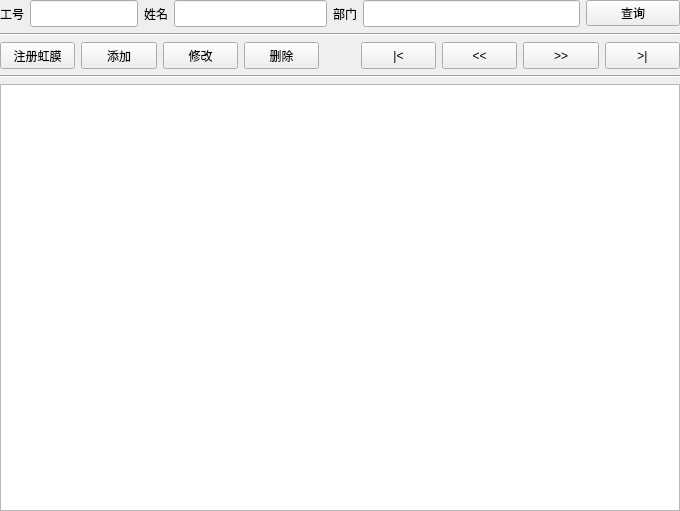
<?xml version="1.0" encoding="UTF-8"?>
<ui version="4.0">
 <class>MngPerson</class>
 <widget class="QWidget" name="MngPerson">
  <property name="geometry">
   <rect>
    <x>0</x>
    <y>0</y>
    <width>680</width>
    <height>511</height>
   </rect>
  </property>
  <property name="windowTitle">
   <string>Form</string>
  </property>
  <layout class="QGridLayout" name="gridLayout">
   <property name="margin">
    <number>0</number>
   </property>
   <item row="0" column="0">
    <layout class="QHBoxLayout" name="horizontalLayout_4">
     <item>
      <layout class="QHBoxLayout" name="horizontalLayout">
       <item>
        <widget class="QLabel" name="labWorkID">
         <property name="text">
          <string>工号</string>
         </property>
        </widget>
       </item>
       <item>
        <widget class="QLineEdit" name="txtPID">
         <property name="sizePolicy">
          <sizepolicy hsizetype="Preferred" vsizetype="Fixed">
           <horstretch>0</horstretch>
           <verstretch>0</verstretch>
          </sizepolicy>
         </property>
         <property name="minimumSize">
          <size>
           <width>37</width>
           <height>27</height>
          </size>
         </property>
        </widget>
       </item>
      </layout>
     </item>
     <item>
      <layout class="QHBoxLayout" name="horizontalLayout_2">
       <item>
        <widget class="QLabel" name="labName">
         <property name="text">
          <string>姓名</string>
         </property>
        </widget>
       </item>
       <item>
        <widget class="QLineEdit" name="txtName">
         <property name="sizePolicy">
          <sizepolicy hsizetype="Preferred" vsizetype="Fixed">
           <horstretch>0</horstretch>
           <verstretch>0</verstretch>
          </sizepolicy>
         </property>
         <property name="minimumSize">
          <size>
           <width>153</width>
           <height>27</height>
          </size>
         </property>
        </widget>
       </item>
      </layout>
     </item>
     <item>
      <layout class="QHBoxLayout" name="horizontalLayout_3">
       <item>
        <widget class="QLabel" name="labDept">
         <property name="text">
          <string>部门</string>
         </property>
        </widget>
       </item>
       <item>
        <widget class="QLineEdit" name="txtDepart">
         <property name="sizePolicy">
          <sizepolicy hsizetype="Preferred" vsizetype="Fixed">
           <horstretch>0</horstretch>
           <verstretch>0</verstretch>
          </sizepolicy>
         </property>
         <property name="minimumSize">
          <size>
           <width>217</width>
           <height>27</height>
          </size>
         </property>
        </widget>
       </item>
      </layout>
     </item>
     <item>
      <widget class="QPushButton" name="btnSearch">
       <property name="sizePolicy">
        <sizepolicy hsizetype="Preferred" vsizetype="Fixed">
         <horstretch>0</horstretch>
         <verstretch>0</verstretch>
        </sizepolicy>
       </property>
       <property name="text">
        <string>查询</string>
       </property>
      </widget>
     </item>
    </layout>
   </item>
   <item row="1" column="0">
    <widget class="Line" name="line">
     <property name="orientation">
      <enum>Qt::Horizontal</enum>
     </property>
    </widget>
   </item>
   <item row="2" column="0">
    <layout class="QHBoxLayout" name="horizontalLayout_5">
     <item>
      <widget class="QPushButton" name="btnEnrollIris">
       <property name="minimumSize">
        <size>
         <width>72</width>
         <height>27</height>
        </size>
       </property>
       <property name="text">
        <string>注册虹膜</string>
       </property>
      </widget>
     </item>
     <item>
      <widget class="QPushButton" name="btnAdd">
       <property name="minimumSize">
        <size>
         <width>72</width>
         <height>27</height>
        </size>
       </property>
       <property name="text">
        <string>添加</string>
       </property>
      </widget>
     </item>
     <item>
      <widget class="QPushButton" name="btnEdit">
       <property name="minimumSize">
        <size>
         <width>72</width>
         <height>27</height>
        </size>
       </property>
       <property name="text">
        <string>修改</string>
       </property>
      </widget>
     </item>
     <item>
      <widget class="QPushButton" name="btnDelete">
       <property name="minimumSize">
        <size>
         <width>72</width>
         <height>27</height>
        </size>
       </property>
       <property name="text">
        <string>删除</string>
       </property>
      </widget>
     </item>
     <item>
      <spacer name="horizontalSpacer">
       <property name="orientation">
        <enum>Qt::Horizontal</enum>
       </property>
       <property name="sizeHint" stdset="0">
        <size>
         <width>40</width>
         <height>20</height>
        </size>
       </property>
      </spacer>
     </item>
     <item>
      <widget class="QPushButton" name="btnFirstPage">
       <property name="sizePolicy">
        <sizepolicy hsizetype="Preferred" vsizetype="Fixed">
         <horstretch>0</horstretch>
         <verstretch>0</verstretch>
        </sizepolicy>
       </property>
       <property name="minimumSize">
        <size>
         <width>72</width>
         <height>27</height>
        </size>
       </property>
       <property name="text">
        <string>|&lt;</string>
       </property>
      </widget>
     </item>
     <item>
      <widget class="QPushButton" name="btnPreviousPage">
       <property name="sizePolicy">
        <sizepolicy hsizetype="Preferred" vsizetype="Fixed">
         <horstretch>0</horstretch>
         <verstretch>0</verstretch>
        </sizepolicy>
       </property>
       <property name="minimumSize">
        <size>
         <width>72</width>
         <height>27</height>
        </size>
       </property>
       <property name="text">
        <string>&lt;&lt;</string>
       </property>
      </widget>
     </item>
     <item>
      <widget class="QPushButton" name="btnNextPage">
       <property name="sizePolicy">
        <sizepolicy hsizetype="Preferred" vsizetype="Fixed">
         <horstretch>0</horstretch>
         <verstretch>0</verstretch>
        </sizepolicy>
       </property>
       <property name="minimumSize">
        <size>
         <width>72</width>
         <height>27</height>
        </size>
       </property>
       <property name="text">
        <string>&gt;&gt;</string>
       </property>
      </widget>
     </item>
     <item>
      <widget class="QPushButton" name="btnLastPage">
       <property name="sizePolicy">
        <sizepolicy hsizetype="Preferred" vsizetype="Fixed">
         <horstretch>0</horstretch>
         <verstretch>0</verstretch>
        </sizepolicy>
       </property>
       <property name="minimumSize">
        <size>
         <width>72</width>
         <height>27</height>
        </size>
       </property>
       <property name="text">
        <string>&gt;|</string>
       </property>
       <property name="default">
        <bool>false</bool>
       </property>
      </widget>
     </item>
    </layout>
   </item>
   <item row="3" column="0">
    <widget class="Line" name="line_2">
     <property name="orientation">
      <enum>Qt::Horizontal</enum>
     </property>
    </widget>
   </item>
   <item row="4" column="0">
    <widget class="QTableView" name="tableView">
     <property name="sizePolicy">
      <sizepolicy hsizetype="Preferred" vsizetype="Preferred">
       <horstretch>0</horstretch>
       <verstretch>0</verstretch>
      </sizepolicy>
     </property>
     <property name="minimumSize">
      <size>
       <width>0</width>
       <height>420</height>
      </size>
     </property>
    </widget>
   </item>
  </layout>
 </widget>
 <resources/>
 <connections/>
</ui>
